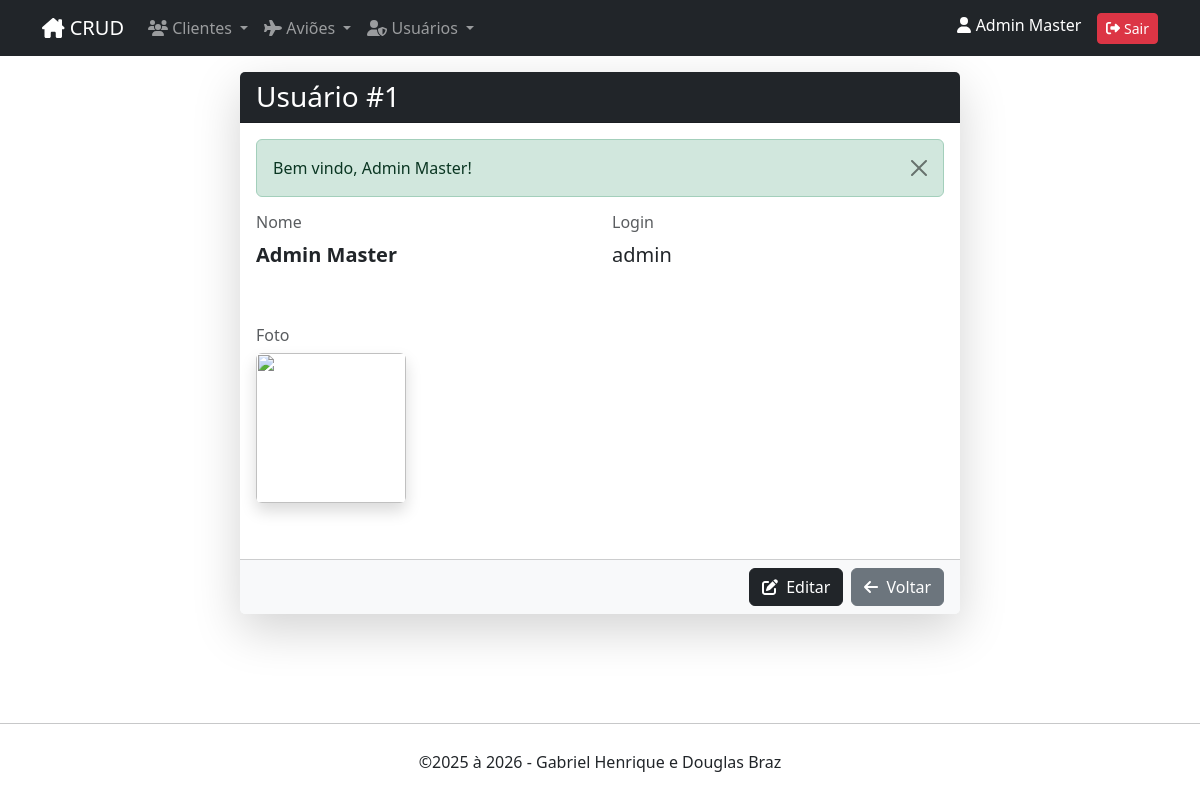
Screenshot of /usuarios/view.php?id=1 (signed in) with the database file from the repository.
### tables this page shows
CREATE TABLE usuarios(
    id int AUTO_INCREMENT not null PRIMARY KEY,
    nome varchar(50) not null,
    user varchar(50) not null,
    password varchar(100) not null,
    foto varchar(50),
    nivel varchar(10) not null DEFAULT 'user'
);

### inc/database.php (called while the page is built, shortened)
<?php
function open_database() {
    try {
        $conn = new mysqli(DB_HOST, DB_USER, DB_PASSWORD, DB_NAME);
        $conn->set_charset("utf8mb4");
        return $conn;
    } catch (Exception $e) {
        echo "Erro ao conectar: " . $e->getMessage();
        return null;
    }
}
function find($table = null, $id = null) {
    $database = open_database();
    $found = null;
    try {
        if ($id) {
            $stmt = $database->prepare("SELECT * FROM {$table} WHERE id = ?");
            $stmt->bind_param('i', $id);
            $stmt->execute();
            $found = $stmt->get_result()->fetch_assoc();
        } else {
            $result = $database->query("SELECT * FROM {$table}");
            if ($result->num_rows > 0) {
                $found = $result->fetch_all(MYSQLI_ASSOC);
            }
        }
    } catch (Exception $e) {
        $_SESSION['message'] = $e->getMessage();
        $_SESSION['type'] = 'danger';
    }
    return $found;
}
?>

### usuarios/functions.php (called while the page is built, shortened)
<?php
function view($id = null)
{
    $usuario = find('usuarios', $id);
}

### usuarios/view.php (the view, shortened to what this page needs)
<?php
require_once "functions.php";
view($_GET["id"]);
?>
<div class="container">
  <div class="row justify-content-center">
    <div class="col-lg-8">
      <div class="card shadow-lg border-0 mb-4">
        <div class="card-header bg-dark text-white">
          <h3 class="mb-0">Usuário #<?= $usuario["id"] ?></h3>
        </div>
        <div class="card-body">
          <?php if (!empty($_SESSION["message"])): ?>
            <div class="alert alert-<?= $_SESSION["type"]; ?> alert-dismissible fade show" role="alert">
              <?= $_SESSION["message"]; ?>
              <button type="button" class="btn-close" data-bs-dismiss="alert"></button>
            </div>
          <?php endif; ?>
          <div class="row mb-4">
            <div class="col-md-6 mb-3">
              <h6 class="text-muted">Nome</h6>
              <p class="fs-5 fw-semibold"><?= $usuario["nome"]; ?></p>
            </div>
            <div class="col-md-6 mb-3">
              <h6 class="text-muted">Login</h6>
              <p class="fs-5"><?= $usuario["user"]; ?></p>
            </div>
          </div>
          <div class="row mb-4">
            <div class="col-md-6 mb-3">
              <h6 class="text-muted">Foto</h6>
              <?php if (!empty($usuario["foto"])): ?>
                <img src="../assets/usuarios/<?= $usuario["foto"]; ?>" class="rounded shadow foto-user">
              <?php else: ?>
                <img src="../assets/semimagem/semimagem.jpg" class="rounded shadow foto-user">
              <?php endif; ?>
            </div>
          </div>
        </div>
        <div class="card-footer bg-light d-flex justify-content-end gap-2">
          <a href="edit.php?id=<?= $usuario["id"]; ?>" class="btn btn-dark">
            <i class="fa fa-pen-to-square me-1"></i> Editar
          </a>
          <a href="index.php" class="btn btn-secondary">
            <i class="fa fa-arrow-left me-1"></i> Voltar
          </a>
        </div>
      </div>
    </div>
  </div>
</div>

### css/style.css (style rules this page uses)
html, body { height: 100%; margin: 0; }
body { display: flex; flex-direction: column; }

### usuarios/view.php (style rules this page uses)
.foto-user { width: 150px; height: 150px; object-fit: cover; }

### rows the page displays
usuarios: id "1", nome "Admin Master", user "admin"

### other values shown
$_SESSION['nome'] "Admin Master"
$_SESSION["message"] "Bem vindo, Admin Master!"
$data->format("Y") "2026"
